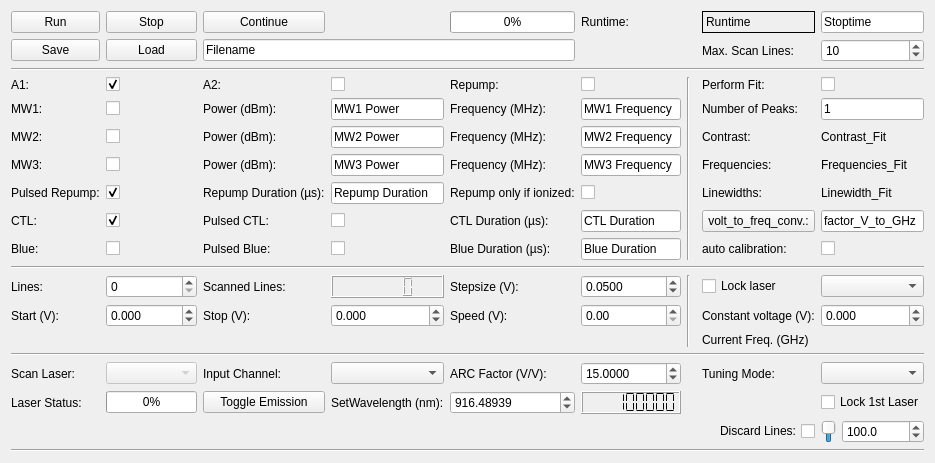
        <widget class="QWidget" name="layoutWidget">
         <property name="geometry">
          <rect>
           <x>0</x>
           <y>0</y>
           <width>928</width>
           <height>426</height>
          </rect>
         </property>
         <layout class="QGridLayout" name="gridLayout_7">
          <item row="5" column="1">
           <widget class="QCheckBox" name="ple_MW1_CheckBox">
            <property name="text">
             <string/>
            </property>
           </widget>
          </item>
          <item row="13" column="0">
           <widget class="QLabel" name="label_7">
            <property name="text">
             <string>Start (V):</string>
            </property>
           </widget>
          </item>
          <item row="17" column="1">
           <widget class="QProgressBar" name="laserstatus_progressBar">
            <property name="value">
             <number>0</number>
            </property>
           </widget>
          </item>
          <item row="17" column="4">
           <widget class="QDoubleSpinBox" name="WavelengthdoubleSpinBox">
            <property name="decimals">
             <number>5</number>
            </property>
            <property name="minimum">
             <double>880.000000000000000</double>
            </property>
            <property name="maximum">
             <double>950.000000000000000</double>
            </property>
            <property name="singleStep">
             <double>0.010000000000000</double>
            </property>
            <property name="value">
             <double>916.489389999999958</double>
            </property>
           </widget>
          </item>
          <item row="17" column="2">
           <widget class="QPushButton" name="toggle_emission_Button">
            <property name="text">
             <string>Toggle Emission</string>
            </property>
           </widget>
          </item>
          <item row="10" column="4">
           <widget class="QLabel" name="label_19">
            <property name="text">
             <string>Blue Duration (µs):</string>
            </property>
           </widget>
          </item>
          <item row="8" column="4">
           <widget class="QLabel" name="label_118">
            <property name="text">
             <string>Repump only if ionized:</string>
            </property>
           </widget>
          </item>
          <item row="8" column="0">
           <widget class="QLabel" name="label_107">
            <property name="text">
             <string>Pulsed Repump:</string>
            </property>
           </widget>
          </item>
          <item row="10" column="8">
           <widget class="QLabel" name="label_23">
            <property name="text">
             <string>auto calibration:</string>
            </property>
           </widget>
          </item>
          <item row="1" column="8">
           <widget class="QLabel" name="label_12">
            <property name="text">
             <string>Max. Scan Lines:</string>
            </property>
           </widget>
          </item>
          <item row="8" column="5">
           <widget class="QCheckBox" name="ple_RepumpWhenIonized_CheckBox">
            <property name="text">
             <string/>
            </property>
           </widget>
          </item>
          <item row="6" column="8">
           <widget class="QLabel" name="label_11">
            <property name="text">
             <string>Contrast:</string>
            </property>
           </widget>
          </item>
          <item row="17" column="9">
           <widget class="QCheckBox" name="ple_locking_checkBox">
            <property name="text">
             <string>Lock 1st Laser</string>
            </property>
           </widget>
          </item>
          <item row="9" column="2">
           <widget class="QLabel" name="label_14">
            <property name="frameShape">
             <enum>QFrame::NoFrame</enum>
            </property>
            <property name="text">
             <string>Pulsed CTL:</string>
            </property>
           </widget>
          </item>
          <item row="6" column="9">
           <widget class="QLabel" name="ple_Contrast_Fit_Label">
            <property name="text">
             <string>Contrast_Fit</string>
            </property>
           </widget>
          </item>
          <item row="17" column="0">
           <widget class="QLabel" name="label_25">
            <property name="text">
             <string>Laser Status:</string>
            </property>
           </widget>
          </item>
          <item row="12" column="5">
           <widget class="QDoubleSpinBox" name="resolutionSpinBox">
            <property name="decimals">
             <number>4</number>
            </property>
            <property name="maximum">
             <double>99999.990000000005239</double>
            </property>
            <property name="singleStep">
             <double>0.001000000000000</double>
            </property>
            <property name="value">
             <double>0.050000000000000</double>
            </property>
           </widget>
          </item>
          <item row="12" column="0">
           <widget class="QLabel" name="label_4">
            <property name="text">
             <string>Lines:</string>
            </property>
           </widget>
          </item>
          <item row="4" column="0">
           <widget class="QLabel" name="label_121">
            <property name="text">
             <string>A1:</string>
            </property>
           </widget>
          </item>
          <item row="5" column="4">
           <widget class="QLabel" name="label_117">
            <property name="text">
             <string>Frequency (MHz):</string>
            </property>
           </widget>
          </item>
          <item row="6" column="4">
           <widget class="QLabel" name="label_126">
            <property name="text">
             <string>Frequency (MHz):</string>
            </property>
           </widget>
          </item>
          <item row="9" column="5">
           <widget class="QLineEdit" name="ple_CTLDuration_LineEdit">
            <property name="text">
             <string>CTL Duration</string>
            </property>
           </widget>
          </item>
          <item row="0" column="1">
           <widget class="QPushButton" name="ple_Stop_Button">
            <property name="autoFillBackground">
             <bool>false</bool>
            </property>
            <property name="text">
             <string>Stop</string>
            </property>
           </widget>
          </item>
          <item row="9" column="8">
           <widget class="QPushButton" name="factor_V_to_GHz_pushButton">
            <property name="text">
             <string>volt_to_freq_conv.:</string>
            </property>
           </widget>
          </item>
          <item row="5" column="0">
           <widget class="QLabel" name="label_115">
            <property name="text">
             <string>MW1:</string>
            </property>
           </widget>
          </item>
          <item row="16" column="0">
           <widget class="QLabel" name="label_20">
            <property name="text">
             <string>Scan Laser:</string>
            </property>
           </widget>
          </item>
          <item row="5" column="8">
           <widget class="QLabel" name="label_120">
            <property name="text">
             <string>Number of Peaks:</string>
            </property>
           </widget>
          </item>
          <item row="11" column="0" colspan="10">
           <widget class="Line" name="line_2">
            <property name="orientation">
             <enum>Qt::Horizontal</enum>
            </property>
           </widget>
          </item>
          <item row="13" column="5">
           <widget class="QDoubleSpinBox" name="speedDoubleSpinBox">
            <property name="maximum">
             <double>1.000000000000000</double>
            </property>
            <property name="singleStep">
             <double>0.010000000000000</double>
            </property>
           </widget>
          </item>
          <item row="12" column="9">
           <widget class="QComboBox" name="ple_ScanRanges_ComboBox">
            <property name="enabled">
             <bool>true</bool>
            </property>
            <property name="autoFillBackground">
             <bool>false</bool>
            </property>
           </widget>
          </item>
          <item row="8" column="1">
           <widget class="QCheckBox" name="ple_PulsedRepump_CheckBox">
            <property name="text">
             <string/>
            </property>
            <property name="checked">
             <bool>true</bool>
            </property>
           </widget>
          </item>
          <item row="16" column="4">
           <widget class="QLabel" name="current_arc_factor_label">
            <property name="text">
             <string>ARC Factor (V/V):</string>
            </property>
           </widget>
          </item>
          <item row="5" column="5">
           <widget class="QLineEdit" name="ple_MW1_Freq_LineEdit">
            <property name="text">
             <string>MW1 Frequency</string>
            </property>
           </widget>
          </item>
          <item row="6" column="1">
           <widget class="QCheckBox" name="ple_MW2_CheckBox">
            <property name="text">
             <string/>
            </property>
           </widget>
          </item>
          <item row="4" column="1">
           <widget class="QCheckBox" name="ple_A1_CheckBox">
            <property name="text">
             <string/>
            </property>
            <property name="checked">
             <bool>true</bool>
            </property>
           </widget>
          </item>
          <item row="4" column="4">
           <widget class="QLabel" name="label_109">
            <property name="text">
             <string>Repump:</string>
            </property>
           </widget>
          </item>
          <item row="7" column="8">
           <widget class="QLabel" name="label_127">
            <property name="text">
             <string>Frequencies:</string>
            </property>
           </widget>
          </item>
          <item row="1" column="9">
           <widget class="QSpinBox" name="maxlinesSpinBox">
            <property name="maximum">
             <number>99999</number>
            </property>
            <property name="value">
             <number>10</number>
            </property>
           </widget>
          </item>
          <item row="9" column="0">
           <widget class="QLabel" name="label_13">
            <property name="text">
             <string>CTL:</string>
            </property>
           </widget>
          </item>
          <item row="0" column="5">
           <widget class="QLabel" name="label_114">
            <property name="text">
             <string>Runtime:</string>
            </property>
           </widget>
          </item>
          <item row="4" column="6" rowspan="7" colspan="2">
           <widget class="Line" name="line">
            <property name="orientation">
             <enum>Qt::Vertical</enum>
            </property>
           </widget>
          </item>
          <item row="5" column="3">
           <widget class="QLineEdit" name="ple_MW1_Power_LineEdit">
            <property name="text">
             <string>MW1 Power</string>
            </property>
           </widget>
          </item>
          <item row="17" column="3">
           <widget class="QLabel" name="label_24">
            <property name="text">
             <string>SetWavelength (nm):</string>
            </property>
           </widget>
          </item>
          <item row="14" column="9">
           <widget class="QLabel" name="current_freq_Label">
            <property name="text">
             <string/>
            </property>
           </widget>
          </item>
          <item row="16" column="3">
           <widget class="QComboBox" name="input_channel_comboBox"/>
          </item>
          <item row="1" column="0">
           <widget class="QPushButton" name="ple_Save_Button">
            <property name="text">
             <string>Save</string>
            </property>
           </widget>
          </item>
          <item row="13" column="1">
           <widget class="QDoubleSpinBox" name="startDoubleSpinBox">
            <property name="decimals">
             <number>3</number>
            </property>
            <property name="minimum">
             <double>-3.000000000000000</double>
            </property>
            <property name="maximum">
             <double>3.000000000000000</double>
            </property>
            <property name="singleStep">
             <double>0.100000000000000</double>
            </property>
           </widget>
          </item>
          <item row="1" column="1">
           <widget class="QPushButton" name="ple_Load_Button">
            <property name="enabled">
             <bool>true</bool>
            </property>
            <property name="text">
             <string>Load</string>
            </property>
           </widget>
          </item>
          <item row="9" column="4">
           <widget class="QLabel" name="label_15">
            <property name="text">
             <string>CTL Duration (µs):</string>
            </property>
           </widget>
          </item>
          <item row="2" column="0" colspan="10">
           <widget class="Line" name="line_16">
            <property name="orientation">
             <enum>Qt::Horizontal</enum>
            </property>
           </widget>
          </item>
          <item row="17" column="5">
           <widget class="QLCDNumber" name="wavelength_DisplayWidget">
            <property name="autoFillBackground">
             <bool>false</bool>
            </property>
            <property name="smallDecimalPoint">
             <bool>false</bool>
            </property>
            <property name="digitCount">
             <number>9</number>
            </property>
            <property name="segmentStyle">
             <enum>QLCDNumber::Flat</enum>
            </property>
            <property name="value" stdset="0">
             <double>916489390.000000000000000</double>
            </property>
            <property name="intValue" stdset="0">
             <number>916489390</number>
            </property>
           </widget>
          </item>
          <item row="12" column="4">
           <widget class="QLabel" name="label_6">
            <property name="text">
             <string>Stepsize (V):</string>
            </property>
           </widget>
          </item>
          <item row="9" column="9">
           <widget class="QLineEdit" name="factor_V_to_GHz_LineEdit">
            <property name="text">
             <string>factor_V_to_GHz</string>
            </property>
           </widget>
          </item>
          <item row="1" column="2" colspan="3">
           <widget class="QLineEdit" name="ple_Filename_LineEdit">
            <property name="text">
             <string>Filename</string>
            </property>
           </widget>
          </item>
          <item row="10" column="5">
           <widget class="QLineEdit" name="ple_BlueDuration_LineEdit">
            <property name="text">
             <string>Blue Duration</string>
            </property>
           </widget>
          </item>
          <item row="7" column="3">
           <widget class="QLineEdit" name="ple_MW3_Power_LineEdit">
            <property name="text">
             <string>MW3 Power</string>
            </property>
           </widget>
          </item>
          <item row="7" column="4">
           <widget class="QLabel" name="label_3">
            <property name="text">
             <string>Frequency (MHz):</string>
            </property>
           </widget>
          </item>
          <item row="15" column="0" colspan="10">
           <widget class="Line" name="line_3">
            <property name="orientation">
             <enum>Qt::Horizontal</enum>
            </property>
           </widget>
          </item>
          <item row="12" column="6" rowspan="3">
           <widget class="Line" name="line_4">
            <property name="orientation">
             <enum>Qt::Vertical</enum>
            </property>
           </widget>
          </item>
          <item row="12" column="1">
           <widget class="QSpinBox" name="linesSpinBox">
            <property name="maximum">
             <number>99999</number>
            </property>
           </widget>
          </item>
          <item row="8" column="2">
           <widget class="QLabel" name="label_122">
            <property name="text">
             <string>Repump Duration (µs):</string>
            </property>
           </widget>
          </item>
          <item row="0" column="4">
           <widget class="QProgressBar" name="ple_progressBar">
            <property name="value">
             <number>0</number>
            </property>
           </widget>
          </item>
          <item row="10" column="0">
           <widget class="QLabel" name="label_16">
            <property name="text">
             <string>Blue:</string>
            </property>
           </widget>
          </item>
          <item row="0" column="9">
           <widget class="QLineEdit" name="ple_Stoptime_LineEdit">
            <property name="text">
             <string>Stoptime</string>
            </property>
           </widget>
          </item>
          <item row="0" column="2">
           <widget class="QPushButton" name="ple_Continue_Button">
            <property name="text">
             <string>Continue</string>
            </property>
           </widget>
          </item>
          <item row="4" column="8">
           <widget class="QLabel" name="label_131">
            <property name="text">
             <string>Perform Fit:</string>
            </property>
           </widget>
          </item>
          <item row="0" column="8">
           <widget class="QLabel" name="ple_Runtime_Label">
            <property name="frameShape">
             <enum>QFrame::Box</enum>
            </property>
            <property name="text">
             <string>Runtime</string>
            </property>
           </widget>
          </item>
          <item row="7" column="9">
           <widget class="QLabel" name="ple_Frequencies_Fit_Label">
            <property name="text">
             <string>Frequencies_Fit</string>
            </property>
           </widget>
          </item>
          <item row="8" column="9">
           <widget class="QLabel" name="ple_Linewidths_Fit_Label">
            <property name="text">
             <string>Linewidth_Fit</string>
            </property>
           </widget>
          </item>
          <item row="10" column="1">
           <widget class="QCheckBox" name="ple_CWBlue_CheckBox">
            <property name="text">
             <string/>
            </property>
           </widget>
          </item>
          <item row="6" column="3">
           <widget class="QLineEdit" name="ple_MW2_Power_LineEdit">
            <property name="text">
             <string>MW2 Power</string>
            </property>
           </widget>
          </item>
          <item row="4" column="5">
           <widget class="QCheckBox" name="ple_CWrepump_CheckBox">
            <property name="text">
             <string/>
            </property>
           </widget>
          </item>
          <item row="6" column="5">
           <widget class="QLineEdit" name="ple_MW2_Freq_LineEdit">
            <property name="text">
             <string>MW2 Frequency</string>
            </property>
           </widget>
          </item>
          <item row="10" column="3">
           <widget class="QCheckBox" name="ple_PulsedBlue_CheckBox">
            <property name="text">
             <string/>
            </property>
           </widget>
          </item>
          <item row="8" column="3">
           <widget class="QLineEdit" name="ple_RepumpDuration_LineEdit">
            <property name="text">
             <string>Repump Duration</string>
            </property>
           </widget>
          </item>
          <item row="14" column="8">
           <widget class="QLabel" name="label_17">
            <property name="text">
             <string>Current Freq. (GHz)</string>
            </property>
           </widget>
          </item>
          <item row="8" column="8">
           <widget class="QLabel" name="label_110">
            <property name="text">
             <string>Linewidths:</string>
            </property>
           </widget>
          </item>
          <item row="16" column="2">
           <widget class="QLabel" name="label_21">
            <property name="text">
             <string>Input Channel:</string>
            </property>
           </widget>
          </item>
          <item row="4" column="2">
           <widget class="QLabel" name="label_111">
            <property name="text">
             <string>A2:</string>
            </property>
           </widget>
          </item>
          <item row="10" column="2">
           <widget class="QLabel" name="label_18">
            <property name="text">
             <string>Pulsed Blue:</string>
            </property>
           </widget>
          </item>
          <item row="7" column="1">
           <widget class="QCheckBox" name="ple_MW3_CheckBox">
            <property name="text">
             <string/>
            </property>
           </widget>
          </item>
          <item row="6" column="0">
           <widget class="QLabel" name="label_130">
            <property name="text">
             <string>MW2:</string>
            </property>
           </widget>
          </item>
          <item row="12" column="2">
           <widget class="QLabel" name="label_5">
            <property name="text">
             <string>Scanned Lines:</string>
            </property>
           </widget>
          </item>
          <item row="16" column="1">
           <widget class="QComboBox" name="laser_comboBox">
            <property name="enabled">
             <bool>false</bool>
            </property>
           </widget>
          </item>
          <item row="10" column="9">
           <widget class="QCheckBox" name="automatic_calibration_checkBox">
            <property name="text">
             <string/>
            </property>
           </widget>
          </item>
          <item row="13" column="4">
           <widget class="QLabel" name="label_9">
            <property name="text">
             <string>Speed (V):</string>
            </property>
           </widget>
          </item>
          <item row="13" column="9">
           <widget class="QDoubleSpinBox" name="constDoubleSpinBox">
            <property name="decimals">
             <number>3</number>
            </property>
            <property name="minimum">
             <double>-3.000000000000000</double>
            </property>
            <property name="maximum">
             <double>3.000000000000000</double>
            </property>
            <property name="singleStep">
             <double>0.100000000000000</double>
            </property>
           </widget>
          </item>
          <item row="13" column="3">
           <widget class="QDoubleSpinBox" name="stopDoubleSpinBox">
            <property name="decimals">
             <number>3</number>
            </property>
            <property name="minimum">
             <double>-3.000000000000000</double>
            </property>
            <property name="maximum">
             <double>3.000000000000000</double>
            </property>
            <property name="singleStep">
             <double>0.100000000000000</double>
            </property>
           </widget>
          </item>
          <item row="13" column="2">
           <widget class="QLabel" name="label_8">
            <property name="text">
             <string>Stop (V):</string>
            </property>
           </widget>
          </item>
          <item row="16" column="8">
           <widget class="QLabel" name="label_22">
            <property name="text">
             <string>Tuning Mode:</string>
            </property>
           </widget>
          </item>
          <item row="4" column="9">
           <widget class="QCheckBox" name="ple_PerformFit_CheckBox">
            <property name="text">
             <string/>
            </property>
           </widget>
          </item>
          <item row="6" column="2">
           <widget class="QLabel" name="label_132">
            <property name="text">
             <string>Power (dBm):</string>
            </property>
           </widget>
          </item>
          <item row="19" column="0" colspan="10">
           <widget class="Line" name="line_18">
            <property name="orientation">
             <enum>Qt::Horizontal</enum>
            </property>
           </widget>
          </item>
          <item row="5" column="2">
           <widget class="QLabel" name="label_124">
            <property name="text">
             <string>Power (dBm):</string>
            </property>
           </widget>
          </item>
          <item row="7" column="5">
           <widget class="QLineEdit" name="ple_MW3_Freq_LineEdit">
            <property name="text">
             <string>MW3 Frequency</string>
            </property>
           </widget>
          </item>
          <item row="13" column="8">
           <widget class="QLabel" name="label_10">
            <property name="text">
             <string>Constant voltage (V):</string>
            </property>
           </widget>
          </item>
          <item row="16" column="9">
           <widget class="QComboBox" name="tuning_mode_comboBox"/>
          </item>
          <item row="9" column="1">
           <widget class="QCheckBox" name="ple_CWCTL_CheckBox">
            <property name="text">
             <string/>
            </property>
            <property name="checked">
             <bool>true</bool>
            </property>
           </widget>
          </item>
          <item row="7" column="0">
           <widget class="QLabel" name="label">
            <property name="text">
             <string>MW3:</string>
            </property>
           </widget>
          </item>
          <item row="12" column="3">
           <widget class="QLCDNumber" name="elapsed_lines_DisplayWidget"/>
          </item>
          <item row="7" column="2">
           <widget class="QLabel" name="label_2">
            <property name="text">
             <string>Power (dBm):</string>
            </property>
           </widget>
          </item>
          <item row="9" column="3">
           <widget class="QCheckBox" name="ple_PulsedCTL_CheckBox">
            <property name="text">
             <string/>
            </property>
           </widget>
          </item>
          <item row="12" column="8">
           <widget class="QCheckBox" name="ple_Lock_Laser_CheckBox">
            <property name="text">
             <string>Lock laser</string>
            </property>
           </widget>
          </item>
          <item row="0" column="0">
           <widget class="QPushButton" name="ple_Run_Button">
            <property name="enabled">
             <bool>true</bool>
            </property>
            <property name="text">
             <string>Run</string>
            </property>
           </widget>
          </item>
          <item row="5" column="9">
           <widget class="QLineEdit" name="ple_NumberOfPeaks_LineEdit">
            <property name="text">
             <string>1</string>
            </property>
           </widget>
          </item>
          <item row="4" column="3">
           <widget class="QCheckBox" name="ple_A2_CheckBox">
            <property name="enabled">
             <bool>true</bool>
            </property>
            <property name="text">
             <string/>
            </property>
            <property name="checked">
             <bool>false</bool>
            </property>
           </widget>
          </item>
          <item row="16" column="5">
           <widget class="QDoubleSpinBox" name="ARCFactorSpinBox">
            <property name="decimals">
             <number>4</number>
            </property>
            <property name="maximum">
             <double>20.000000000000000</double>
            </property>
            <property name="singleStep">
             <double>0.010000000000000</double>
            </property>
            <property name="value">
             <double>15.000000000000000</double>
            </property>
           </widget>
          </item>
          <item row="18" column="8">
           <widget class="QCheckBox" name="discard_counts_checkBox">
            <property name="layoutDirection">
             <enum>Qt::RightToLeft</enum>
            </property>
            <property name="text">
             <string>Discard Lines:</string>
            </property>
           </widget>
          </item>
          <item row="18" column="9">
           <layout class="QHBoxLayout" name="horizontalLayout_3">
            <item>
             <widget class="QSlider" name="discard_dircetion_verticalSlider">
              <property name="maximum">
               <number>1</number>
              </property>
              <property name="pageStep">
               <number>1</number>
              </property>
              <property name="value">
               <number>1</number>
              </property>
              <property name="orientation">
               <enum>Qt::Vertical</enum>
              </property>
             </widget>
            </item>
            <item>
             <widget class="QDoubleSpinBox" name="discard_threshold_doubleSpinBox">
              <property name="decimals">
               <number>1</number>
              </property>
              <property name="maximum">
               <double>10000000.000000000000000</double>
              </property>
              <property name="singleStep">
               <double>100.000000000000000</double>
              </property>
              <property name="value">
               <double>100.000000000000000</double>
              </property>
             </widget>
            </item>
           </layout>
          </item>
         </layout>
        </widget>
